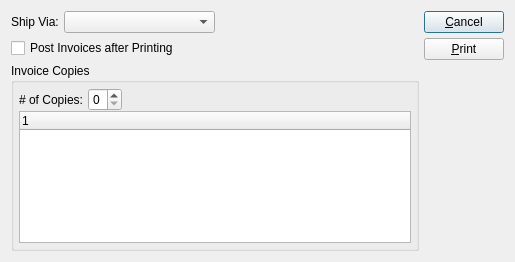
<ui version="4.0" >
 <author></author>
 <comment>This file is part of the xTuple ERP: PostBooks Edition, a free and
open source Enterprise Resource Planning software suite,
Copyright (c) 1999-2010 by OpenMFG LLC, d/b/a xTuple.
It is licensed to you under the Common Public Attribution License
version 1.0, the full text of which (including xTuple-specific Exhibits)
is available at www.xtuple.com/CPAL.  By using this software, you agree
to be bound by its terms.</comment>
 <class>printInvoicesByShipvia</class>
 <widget class="QDialog" name="printInvoicesByShipvia" >
  <property name="geometry" >
   <rect>
    <x>0</x>
    <y>0</y>
    <width>515</width>
    <height>262</height>
   </rect>
  </property>
  <property name="windowTitle" >
   <string>Print Invoices by Ship Via</string>
  </property>
  <layout class="QHBoxLayout" >
   <property name="spacing" >
    <number>5</number>
   </property>
   <property name="leftMargin" >
    <number>11</number>
   </property>
   <property name="topMargin" >
    <number>11</number>
   </property>
   <property name="rightMargin" >
    <number>11</number>
   </property>
   <property name="bottomMargin" >
    <number>11</number>
   </property>
   <item>
    <layout class="QVBoxLayout" >
     <property name="spacing" >
      <number>5</number>
     </property>
     <item>
      <layout class="QHBoxLayout" >
       <property name="spacing" >
        <number>0</number>
       </property>
       <item>
        <layout class="QHBoxLayout" >
         <property name="spacing" >
          <number>5</number>
         </property>
         <item>
          <widget class="QLabel" name="_shipviaLit" >
           <property name="text" >
            <string>Ship Via:</string>
           </property>
          </widget>
         </item>
         <item>
          <widget class="XComboBox" name="_shipvia" >
           <property name="sizePolicy" >
            <sizepolicy vsizetype="Fixed" hsizetype="MinimumExpanding" >
             <horstretch>0</horstretch>
             <verstretch>0</verstretch>
            </sizepolicy>
           </property>
           <property name="type" >
            <enum>XComboBox::Adhoc</enum>
           </property>
          </widget>
         </item>
        </layout>
       </item>
       <item>
        <spacer>
         <property name="orientation" >
          <enum>Qt::Horizontal</enum>
         </property>
         <property name="sizeType" >
          <enum>QSizePolicy::MinimumExpanding</enum>
         </property>
         <property name="sizeHint" >
          <size>
           <width>40</width>
           <height>20</height>
          </size>
         </property>
        </spacer>
       </item>
      </layout>
     </item>
     <item>
      <layout class="QHBoxLayout" >
       <property name="spacing" >
        <number>7</number>
       </property>
       <item>
        <layout class="QHBoxLayout" >
         <property name="spacing" >
          <number>5</number>
         </property>
        </layout>
       </item>
       <item>
        <layout class="QHBoxLayout" >
         <property name="spacing" >
          <number>0</number>
         </property>
         <item>
          <widget class="XCheckBox" name="_post" >
           <property name="text" >
            <string>Post Invoices after Printing</string>
           </property>
          </widget>
         </item>
         <item>
          <spacer>
           <property name="orientation" >
            <enum>Qt::Horizontal</enum>
           </property>
           <property name="sizeType" >
            <enum>QSizePolicy::Expanding</enum>
           </property>
           <property name="sizeHint" >
            <size>
             <width>100</width>
             <height>20</height>
            </size>
           </property>
          </spacer>
         </item>
        </layout>
       </item>
      </layout>
     </item>
     <item>
      <widget class="QGroupBox" name="_invoiceCopiesGroup" >
       <property name="sizePolicy" >
        <sizepolicy vsizetype="Expanding" hsizetype="Expanding" >
         <horstretch>0</horstretch>
         <verstretch>0</verstretch>
        </sizepolicy>
       </property>
       <property name="title" >
        <string>Invoice Copies</string>
       </property>
       <layout class="QVBoxLayout" >
        <property name="spacing" >
         <number>0</number>
        </property>
        <property name="leftMargin" >
         <number>5</number>
        </property>
        <property name="topMargin" >
         <number>5</number>
        </property>
        <property name="rightMargin" >
         <number>5</number>
        </property>
        <property name="bottomMargin" >
         <number>5</number>
        </property>
        <item>
         <layout class="QHBoxLayout" >
          <property name="spacing" >
           <number>0</number>
          </property>
          <item>
           <layout class="QHBoxLayout" >
            <property name="spacing" >
             <number>5</number>
            </property>
            <item>
             <widget class="QLabel" name="_invoiceNumOfCopiesLit" >
              <property name="text" >
               <string># of Copies:</string>
              </property>
              <property name="alignment" >
               <set>Qt::AlignRight|Qt::AlignTrailing|Qt::AlignVCenter</set>
              </property>
             </widget>
            </item>
            <item>
             <widget class="QSpinBox" name="_invoiceNumOfCopies" >
              <property name="enabled" >
               <bool>true</bool>
              </property>
              <property name="minimum" >
               <number>0</number>
              </property>
              <property name="maximum" >
               <number>9</number>
              </property>
              <property name="value" >
               <number>0</number>
              </property>
             </widget>
            </item>
           </layout>
          </item>
          <item>
           <spacer>
            <property name="orientation" >
             <enum>Qt::Horizontal</enum>
            </property>
            <property name="sizeType" >
             <enum>QSizePolicy::Expanding</enum>
            </property>
            <property name="sizeHint" >
             <size>
              <width>16</width>
              <height>10</height>
             </size>
            </property>
           </spacer>
          </item>
         </layout>
        </item>
        <item>
         <widget class="XTreeWidget" name="_invoiceWatermarks" />
        </item>
       </layout>
      </widget>
     </item>
    </layout>
   </item>
   <item>
    <layout class="QVBoxLayout" >
     <property name="spacing" >
      <number>0</number>
     </property>
     <item>
      <layout class="QVBoxLayout" >
       <property name="spacing" >
        <number>5</number>
       </property>
       <item>
        <widget class="QPushButton" name="_cancel" >
         <property name="text" >
          <string>&amp;Cancel</string>
         </property>
        </widget>
       </item>
       <item>
        <widget class="QPushButton" name="_print" >
         <property name="text" >
          <string>&amp;Print</string>
         </property>
        </widget>
       </item>
      </layout>
     </item>
     <item>
      <spacer>
       <property name="orientation" >
        <enum>Qt::Vertical</enum>
       </property>
       <property name="sizeType" >
        <enum>QSizePolicy::Expanding</enum>
       </property>
       <property name="sizeHint" >
        <size>
         <width>20</width>
         <height>40</height>
        </size>
       </property>
      </spacer>
     </item>
    </layout>
   </item>
  </layout>
 </widget>
 <layoutdefault spacing="5" margin="5" />
 <pixmapfunction>qPixmapFromMimeSource</pixmapfunction>
 <customwidgets>
  <customwidget>
   <class>XCheckBox</class>
   <extends>QCheckBox</extends>
   <header>xcheckbox.h</header>
  </customwidget>
  <customwidget>
   <class>XComboBox</class>
   <extends>QComboBox</extends>
   <header>xcombobox.h</header>
  </customwidget>
  <customwidget>
   <class>XTreeWidget</class>
   <extends>QTreeWidget</extends>
   <header>xtreewidget.h</header>
  </customwidget>
 </customwidgets>
 <tabstops>
  <tabstop>_shipvia</tabstop>
  <tabstop>_post</tabstop>
  <tabstop>_invoiceNumOfCopies</tabstop>
  <tabstop>_invoiceWatermarks</tabstop>
  <tabstop>_print</tabstop>
  <tabstop>_cancel</tabstop>
 </tabstops>
 <resources/>
 <connections>
  <connection>
   <sender>_cancel</sender>
   <signal>clicked()</signal>
   <receiver>printInvoicesByShipvia</receiver>
   <slot>reject()</slot>
   <hints>
    <hint type="sourcelabel" >
     <x>20</x>
     <y>20</y>
    </hint>
    <hint type="destinationlabel" >
     <x>20</x>
     <y>20</y>
    </hint>
   </hints>
  </connection>
 </connections>
</ui>
